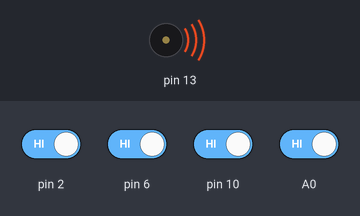
A sketch run on a simulated Arduino Uno, built with avr-gcc and run on an emulated ATmega328P. Parts: buzzer (waves = sounding). The test bench sets the inputs (shaded band); at power-on: A0, pin 2, pin 6, pin 10 HIGH. What the sketch prints to the serial monitor is not drawn.

Above: at 1.2 s.
1.3 s: pin 2 driven LOW and pin 6 driven LOW and pin 10 driven LOW and A0 driven LOW
4.3 s: pin 2 driven HIGH
7.3 s: pin 6 driven HIGH
Timing chart, 0 to 10.3 s (numbered marks = the images above; inputs shaded):
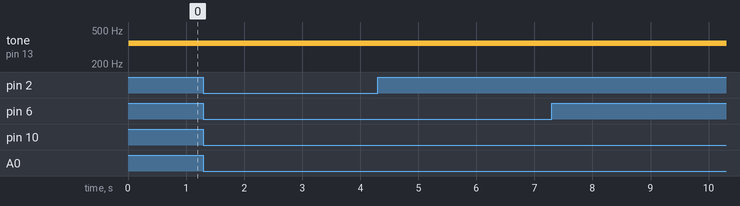

The sketch:

Link_js.ino
```cpp
//#include <string>
#include <CapacitiveSensor.h> // Declare sensor.

String myString;

CapacitiveSensor cs_3_2 = CapacitiveSensor(3, 2);
CapacitiveSensor cs_7_6 = CapacitiveSensor(7, 6);
CapacitiveSensor cs_11_10 = CapacitiveSensor(11, 10);
CapacitiveSensor cs_15_14 = CapacitiveSensor(15, 14);

#define C 262 //도-> Pumpkin
#define D 294 //미 > Guy
#define E 330 //솔 > Ghost
#define F 349 //도# > Cat

int sensor_1on = 0;
int sensor_2on = 0;
int sensor_3on = 0;
int sensor_4on = 0;

int lastState1 = 0;
int lastState2 = 0;
int lastState3 = 0;
int lastState4 = 0;

int sensor1, sensor2, sensor3, sensor4;

void setup() {
  pinMode(13, OUTPUT);
  analogRead(A0);
  analogRead(A1);
  Serial.begin(9600);
}

void loop() {
  long sensor_1 = cs_3_2.capacitiveSensorRaw(30);
  long sensor_2 = cs_7_6.capacitiveSensorRaw(30);
  long sensor_3 = cs_11_10.capacitiveSensorRaw(30);
  long sensor_4 = cs_15_14.capacitiveSensorRaw(30);

  if (sensor_1 >= 400) {
    tone(13, C, 400);
    sensor_1on = 1;
  } else {
    sensor_1on = 0;
  }
  if (sensor_2 >= 400) {
    tone(13, D, 400);
    sensor_2on = 1;
  } else {
    sensor_2on = 0;
  }
  if (sensor_3 >= 400) {
    tone(13, E, 400);
    sensor_3on = 1;
  } else {
    sensor_3on = 0;
  }
  if (sensor_4 >= 400) {
    tone(13, F, 400);
    sensor_4on = 1;
  } else {
    sensor_4on = 0;
  }

  if (sensor_1on != lastState1){
    if (sensor_1on == 1) {
      sensor1 = 1;
    }
  } else {
    sensor1 = 0;
  }
  lastState1 = sensor_1on;

  if (sensor_2on != lastState2){
    if (sensor_2on == 1) {
      sensor2 = 1;
    }
  } else {
    sensor2 = 0;
  }
  lastState2 = sensor_2on;

  if (sensor_3on != lastState3){
    if (sensor_3on == 1) {
      sensor3 = 1;
    }
  } else {
    sensor3 = 0;
  }
  lastState3 = sensor_3on;

  if (sensor_4on != lastState4){
    if (sensor_4on == 1) {
      sensor4 = 1;
    }
  } else {
    sensor4 = 0;
  }
  lastState4 = sensor_4on;


  myString = "";

  myString += String(sensor1);
  myString += ",";
  myString += String(sensor2);
  myString += ",";
  myString += String(sensor3);
  myString += ",";
  myString += String(sensor4);

  Serial.println(myString);

}
```
